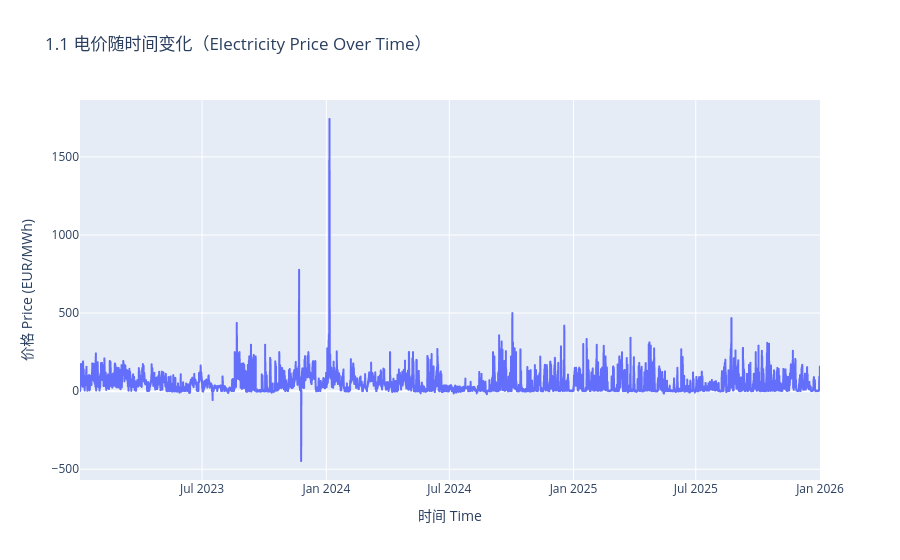

Notebook cell for this chart:
### Markdown cell above
## 1.1 电价随时间变化（Electricity Price Over Time）

**这是什么图**：折线图（line chart）。横轴 = 时间，纵轴 = 价格（EUR/MWh）。

**怎么看**：
- 鼠标**悬停**在曲线上，能看到精确的时间和价格
- 可以**拖动缩放**、双击还原
- 注意看：冬天比夏天贵吗？有没有突然的尖峰？

**为什么重要**：这是认识数据的第一步——看到整体形状后，你才知道后面该注意什么。

> 小技巧：105,216 行太多，交互图会卡。这里随机抽样（sample）2 万行，既快又能看到整体趋势。

### Code cell
# 随机抽 2 万行，保证交互图流畅
sample = df.sample(n=20000, random_state=42).sort_values('datetime')

fig = px.line(sample, x='datetime', y='price',
              title='1.1 电价随时间变化（Electricity Price Over Time）',
              labels={'datetime': '时间 Time', 'price': '价格 Price (EUR/MWh)'})
fig.show()

### Figure 1 — Plotly figure (JSON) as saved in the notebook; plotly's stock layout.template omitted (floating-point values rounded to 4 significant figures; data arrays with more than 128 entries replaced by an {"elided": "..."} marker saying what was removed)
{"data": [{"hovertemplate": "时间 Time=%{x}<br>价格 Price (EUR/MWh)=%{y}<extra></extra>", "legendgroup": "", "line": {"color": "#636efa", "dash": "solid"}, "marker": {"symbol": "circle"}, "mode": "lines", "name": "", "showlegend": false, "type": "scattergl", "x": {"elided": "20000 str values"}, "xaxis": "x", "y": {"elided": "20000 float values"}, "yaxis": "y"}], "layout": {"legend": {"tracegroupgap": 0}, "title": {"text": "1.1 电价随时间变化（Electricity Price Over Time）"}, "xaxis": {"anchor": "y", "domain": [0, 1], "title": {"text": "时间 Time"}}, "yaxis": {"anchor": "x", "domain": [0, 1], "title": {"text": "价格 Price (EUR/MWh)"}}}}
